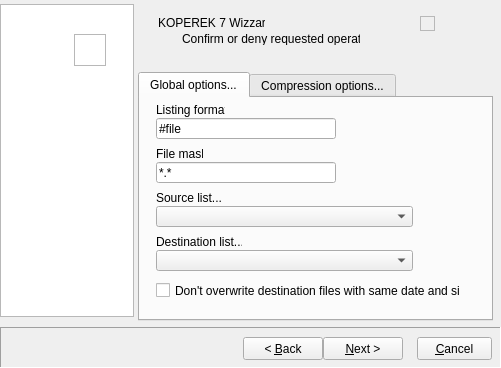
<?xml version="1.0" encoding="UTF-8"?>
<ui version="4.0">
 <class>QuestForm</class>
 <widget class="QWidget" name="QuestForm">
  <property name="geometry">
   <rect>
    <x>443</x>
    <y>68</y>
    <width>501</width>
    <height>368</height>
   </rect>
  </property>
  <property name="toolTip">
   <string></string>
  </property>
  <property name="windowTitle">
   <string>Confirm operation</string>
  </property>
  <widget class="QLabel" name="Panel0">
   <property name="geometry">
    <rect>
     <x>138</x>
     <y>4</y>
     <width>359</width>
     <height>60</height>
    </rect>
   </property>
   <property name="text">
    <string></string>
   </property>
   <property name="enabled">
    <bool>true</bool>
   </property>
   <property name="alignment">
    <enum>Qt::AlignCenter</enum>
   </property>
   <property name="layoutDirection">
    <enum>Qt::LeftToRight</enum>
   </property>
   <property name="toolTip">
    <string></string>
   </property>
   <property name="frameShape">
    <enum>QFrame::NoFrame</enum>
   </property>
   <widget class="QLabel" name="Label5">
    <property name="geometry">
     <rect>
      <x>20</x>
      <y>12</y>
      <width>107</width>
      <height>13</height>
     </rect>
    </property>
    <property name="text">
     <string>KOPEREK 7 Wizzard</string>
    </property>
    <property name="enabled">
     <bool>true</bool>
    </property>
    <property name="toolTip">
     <string></string>
    </property>
    <property name="palette">
     <palette>
      <active>
       <colorrole role="WindowText">
        <brush brushstyle="SolidPattern">
         <color alpha="255">
          <red>0</red>
          <green>0</green>
          <blue>0</blue>
         </color>
        </brush>
       </colorrole>
      </active>
      <inactive>
       <colorrole role="WindowText">
        <brush brushstyle="SolidPattern">
         <color alpha="255">
          <red>0</red>
          <green>0</green>
          <blue>0</blue>
         </color>
        </brush>
       </colorrole>
      </inactive>
      <disabled>
       <colorrole role="WindowText">
        <brush brushstyle="SolidPattern">
         <color alpha="255">
          <red>0</red>
          <green>0</green>
          <blue>0</blue>
         </color>
        </brush>
       </colorrole>
      </disabled>
     </palette>
    </property>
   </widget>
   <widget class="QLabel" name="Label6">
    <property name="geometry">
     <rect>
      <x>44</x>
      <y>28</y>
      <width>178</width>
      <height>13</height>
     </rect>
    </property>
    <property name="text">
     <string>Confirm or deny requested operation</string>
    </property>
    <property name="enabled">
     <bool>true</bool>
    </property>
    <property name="toolTip">
     <string></string>
    </property>
   </widget>
  </widget>
  <widget class="QTabWidget" name="PageControl1">
   <property name="geometry">
    <rect>
     <x>138</x>
     <y>72</y>
     <width>355</width>
     <height>249</height>
    </rect>
   </property>
   <property name="currentIndex">
    <number>0</number>
   </property>
   <property name="tabPosition">
    <enum>QTabWidget::North</enum>
   </property>
   <property name="toolTip">
    <string></string>
   </property>
   <widget class="QWidget" name="TabSheet1">
    <attribute name="title">
     <string>Global options...</string>
    </attribute>
    <property name="toolTip">
     <string></string>
    </property>
    <widget class="QPushButton" name="SpeedButton3">
     <property name="geometry">
      <rect>
       <x>276</x>
       <y>108</y>
       <width>21</width>
       <height>21</height>
      </rect>
     </property>
     <property name="text">
      <string></string>
     </property>
     <property name="enabled">
      <bool>true</bool>
     </property>
     <property name="flat">
      <bool>true</bool>
     </property>
     <property name="toolTip">
      <string>Add dir...</string>
     </property>
    </widget>
    <widget class="QPushButton" name="SpeedButton4">
     <property name="geometry">
      <rect>
       <x>276</x>
       <y>152</y>
       <width>21</width>
       <height>21</height>
      </rect>
     </property>
     <property name="text">
      <string></string>
     </property>
     <property name="enabled">
      <bool>true</bool>
     </property>
     <property name="flat">
      <bool>true</bool>
     </property>
     <property name="toolTip">
      <string>Add dir...</string>
     </property>
    </widget>
    <widget class="QPushButton" name="SpeedButton1">
     <property name="geometry">
      <rect>
       <x>297</x>
       <y>108</y>
       <width>21</width>
       <height>21</height>
      </rect>
     </property>
     <property name="text">
      <string></string>
     </property>
     <property name="enabled">
      <bool>true</bool>
     </property>
     <property name="flat">
      <bool>true</bool>
     </property>
     <property name="toolTip">
      <string>Skip...</string>
     </property>
    </widget>
    <widget class="QPushButton" name="SpeedButton2">
     <property name="geometry">
      <rect>
       <x>297</x>
       <y>152</y>
       <width>21</width>
       <height>21</height>
      </rect>
     </property>
     <property name="text">
      <string></string>
     </property>
     <property name="enabled">
      <bool>true</bool>
     </property>
     <property name="flat">
      <bool>true</bool>
     </property>
     <property name="toolTip">
      <string>Skip...</string>
     </property>
    </widget>
    <widget class="QLabel" name="StaticText1">
     <property name="geometry">
      <rect>
       <x>16</x>
       <y>3</y>
       <width>69</width>
       <height>17</height>
      </rect>
     </property>
     <property name="text">
      <string>Listing format</string>
     </property>
     <property name="enabled">
      <bool>true</bool>
     </property>
     <property name="toolTip">
      <string></string>
     </property>
    </widget>
    <widget class="QLineEdit" name="Edit2">
     <property name="geometry">
      <rect>
       <x>16</x>
       <y>20</y>
       <width>180</width>
       <height>21</height>
      </rect>
     </property>
     <property name="text">
      <string>#file</string>
     </property>
     <property name="enabled">
      <bool>true</bool>
     </property>
     <property name="toolTip">
      <string></string>
     </property>
    </widget>
    <widget class="QLabel" name="StaticText2">
     <property name="geometry">
      <rect>
       <x>16</x>
       <y>47</y>
       <width>47</width>
       <height>17</height>
      </rect>
     </property>
     <property name="text">
      <string>File mask</string>
     </property>
     <property name="enabled">
      <bool>true</bool>
     </property>
     <property name="toolTip">
      <string></string>
     </property>
    </widget>
    <widget class="QLineEdit" name="Edit3">
     <property name="geometry">
      <rect>
       <x>16</x>
       <y>64</y>
       <width>180</width>
       <height>21</height>
      </rect>
     </property>
     <property name="text">
      <string>*.*</string>
     </property>
     <property name="enabled">
      <bool>true</bool>
     </property>
     <property name="toolTip">
      <string></string>
     </property>
    </widget>
    <widget class="QLabel" name="StaticText3">
     <property name="geometry">
      <rect>
       <x>16</x>
       <y>91</y>
       <width>65</width>
       <height>17</height>
      </rect>
     </property>
     <property name="text">
      <string>Source list...</string>
     </property>
     <property name="enabled">
      <bool>true</bool>
     </property>
     <property name="toolTip">
      <string></string>
     </property>
    </widget>
    <widget class="QComboBox" name="SrcListCombo">
     <property name="geometry">
      <rect>
       <x>16</x>
       <y>108</y>
       <width>257</width>
       <height>21</height>
      </rect>
     </property>
     <property name="enabled">
      <bool>true</bool>
     </property>
     <property name="toolTip">
      <string></string>
     </property>
    </widget>
    <widget class="QLabel" name="StaticText4">
     <property name="geometry">
      <rect>
       <x>16</x>
       <y>135</y>
       <width>86</width>
       <height>17</height>
      </rect>
     </property>
     <property name="text">
      <string>Destination list...</string>
     </property>
     <property name="enabled">
      <bool>true</bool>
     </property>
     <property name="toolTip">
      <string></string>
     </property>
    </widget>
    <widget class="QComboBox" name="DstListCombo">
     <property name="geometry">
      <rect>
       <x>16</x>
       <y>152</y>
       <width>257</width>
       <height>21</height>
      </rect>
     </property>
     <property name="enabled">
      <bool>true</bool>
     </property>
     <property name="toolTip">
      <string></string>
     </property>
    </widget>
    <widget class="QCheckBox" name="CheckBox8">
     <property name="geometry">
      <rect>
       <x>16</x>
       <y>184</y>
       <width>305</width>
       <height>17</height>
      </rect>
     </property>
     <property name="text">
      <string>Don't overwrite destination files with same date and size</string>
     </property>
     <property name="checked">
      <bool>false</bool>
     </property>
     <property name="toolTip">
      <string></string>
     </property>
    </widget>
   </widget>
   <widget class="QWidget" name="TabSheet2">
    <attribute name="title">
     <string>Compression options...</string>
    </attribute>
    <property name="toolTip">
     <string></string>
    </property>
    <widget class="QLabel" name="StaticText5">
     <property name="geometry">
      <rect>
       <x>164</x>
       <y>196</y>
       <width>100</width>
       <height>17</height>
      </rect>
     </property>
     <property name="text">
      <string>Block/dictionary size</string>
     </property>
     <property name="enabled">
      <bool>true</bool>
     </property>
     <property name="toolTip">
      <string></string>
     </property>
    </widget>
    <widget class="QComboBox" name="ComboBox1">
     <property name="geometry">
      <rect>
       <x>272</x>
       <y>192</y>
       <width>69</width>
       <height>21</height>
      </rect>
     </property>
     <property name="enabled">
      <bool>true</bool>
     </property>
     <property name="toolTip">
      <string></string>
     </property>
     <item>
      <property name="text">
       <string>256</string>
      </property>
     </item>
     <item>
      <property name="text">
       <string>512</string>
      </property>
     </item>
     <item>
      <property name="text">
       <string>2048</string>
      </property>
     </item>
     <item>
      <property name="text">
       <string>4096</string>
      </property>
     </item>
     <item>
      <property name="text">
       <string>16384</string>
      </property>
     </item>
     <item>
      <property name="text">
       <string>65536</string>
      </property>
     </item>
    </widget>
    <widget class="QGroupBox" name="GroupBox1">
     <property name="geometry">
      <rect>
       <x>0</x>
       <y>4</y>
       <width>345</width>
       <height>181</height>
      </rect>
     </property>
     <property name="title">
      <string>Metoda kompresji</string>
     </property>
     <property name="toolTip">
      <string></string>
     </property>
     <widget class="QCheckBox" name="CheckBox1">
      <property name="geometry">
       <rect>
        <x>8</x>
        <y>20</y>
        <width>297</width>
        <height>17</height>
       </rect>
      </property>
      <property name="text">
       <string>XOR - simple symetrical cipher based on boolean arithmetic</string>
      </property>
      <property name="checked">
       <bool>false</bool>
      </property>
      <property name="toolTip">
       <string></string>
      </property>
     </widget>
     <widget class="QCheckBox" name="CheckBox2">
      <property name="geometry">
       <rect>
        <x>8</x>
        <y>40</y>
        <width>297</width>
        <height>17</height>
       </rect>
      </property>
      <property name="text">
       <string>SXQ - another simple cipher based on chars rearangement</string>
      </property>
      <property name="checked">
       <bool>false</bool>
      </property>
      <property name="toolTip">
       <string></string>
      </property>
     </widget>
     <widget class="QCheckBox" name="CheckBox3">
      <property name="geometry">
       <rect>
        <x>8</x>
        <y>60</y>
        <width>297</width>
        <height>17</height>
       </rect>
      </property>
      <property name="text">
       <string>LZS - find duplicated blocks and letters (RLE included)</string>
      </property>
      <property name="checked">
       <bool>false</bool>
      </property>
      <property name="toolTip">
       <string></string>
      </property>
     </widget>
     <widget class="QCheckBox" name="CheckBox5">
      <property name="geometry">
       <rect>
        <x>8</x>
        <y>100</y>
        <width>297</width>
        <height>17</height>
       </rect>
      </property>
      <property name="text">
       <string>Move to front - expose local pattern as global simmilarities</string>
      </property>
      <property name="checked">
       <bool>false</bool>
      </property>
      <property name="toolTip">
       <string></string>
      </property>
     </widget>
     <widget class="QCheckBox" name="CheckBox4">
      <property name="geometry">
       <rect>
        <x>8</x>
        <y>80</y>
        <width>325</width>
        <height>17</height>
       </rect>
      </property>
      <property name="text">
       <string>BWT - Burrows-Weller sort local patterns and arrange in groups</string>
      </property>
      <property name="checked">
       <bool>false</bool>
      </property>
      <property name="toolTip">
       <string></string>
      </property>
     </widget>
     <widget class="QCheckBox" name="CheckBox6">
      <property name="geometry">
       <rect>
        <x>8</x>
        <y>120</y>
        <width>297</width>
        <height>17</height>
       </rect>
      </property>
      <property name="text">
       <string>HUFF - write most used letters using only few bits</string>
      </property>
      <property name="checked">
       <bool>false</bool>
      </property>
      <property name="toolTip">
       <string></string>
      </property>
     </widget>
     <widget class="QCheckBox" name="CheckBox7">
      <property name="geometry">
       <rect>
        <x>8</x>
        <y>140</y>
        <width>297</width>
        <height>17</height>
       </rect>
      </property>
      <property name="text">
       <string>ARI - code letters as their probability, code can be &lt;1 bit</string>
      </property>
      <property name="checked">
       <bool>false</bool>
      </property>
      <property name="toolTip">
       <string></string>
      </property>
     </widget>
    </widget>
   </widget>
  </widget>
  <widget class="QLabel" name="Panel1">
   <property name="geometry">
    <rect>
     <x>0</x>
     <y>0</y>
     <width>137</width>
     <height>327</height>
    </rect>
   </property>
   <property name="text">
    <string></string>
   </property>
   <property name="enabled">
    <bool>true</bool>
   </property>
   <property name="alignment">
    <enum>Qt::AlignCenter</enum>
   </property>
   <property name="layoutDirection">
    <enum>Qt::LeftToRight</enum>
   </property>
   <property name="toolTip">
    <string></string>
   </property>
   <property name="frameShape">
    <enum>QFrame::NoFrame</enum>
   </property>
   <widget class="QGraphicsView" name="Image1">
    <property name="geometry">
     <rect>
      <x>0</x>
      <y>4</y>
      <width>134</width>
      <height>313</height>
     </rect>
    </property>
    <property name="enabled">
     <bool>true</bool>
    </property>
    <property name="toolTip">
     <string></string>
    </property>
   </widget>
   <widget class="QGraphicsView" name="Image2">
    <property name="geometry">
     <rect>
      <x>74</x>
      <y>34</y>
      <width>32</width>
      <height>32</height>
     </rect>
    </property>
    <property name="enabled">
     <bool>true</bool>
    </property>
    <property name="toolTip">
     <string></string>
    </property>
   </widget>
  </widget>
  <widget class="QLabel" name="Panel2">
   <property name="geometry">
    <rect>
     <x>0</x>
     <y>327</y>
     <width>501</width>
     <height>41</height>
    </rect>
   </property>
   <property name="text">
    <string></string>
   </property>
   <property name="enabled">
    <bool>true</bool>
   </property>
   <property name="alignment">
    <enum>Qt::AlignCenter</enum>
   </property>
   <property name="layoutDirection">
    <enum>Qt::LeftToRight</enum>
   </property>
   <property name="toolTip">
    <string></string>
   </property>
   <property name="frameShape">
    <enum>QFrame::Panel</enum>
   </property>
   <property name="frameShadow">
    <enum>QFrame::Sunken</enum>
   </property>
   <widget class="QPushButton" name="Button3">
    <property name="geometry">
     <rect>
      <x>417</x>
      <y>10</y>
      <width>75</width>
      <height>23</height>
     </rect>
    </property>
    <property name="text">
     <string>&amp;Cancel</string>
    </property>
    <property name="enabled">
     <bool>true</bool>
    </property>
    <property name="flat">
     <bool>false</bool>
    </property>
    <property name="toolTip">
     <string></string>
    </property>
   </widget>
   <widget class="QPushButton" name="Button1">
    <property name="geometry">
     <rect>
      <x>243</x>
      <y>10</y>
      <width>80</width>
      <height>23</height>
     </rect>
    </property>
    <property name="text">
     <string>&lt; &amp;Back</string>
    </property>
    <property name="enabled">
     <bool>true</bool>
    </property>
    <property name="flat">
     <bool>false</bool>
    </property>
    <property name="toolTip">
     <string></string>
    </property>
   </widget>
   <widget class="QPushButton" name="Button2">
    <property name="geometry">
     <rect>
      <x>323</x>
      <y>10</y>
      <width>80</width>
      <height>23</height>
     </rect>
    </property>
    <property name="text">
     <string>&amp;Next ></string>
    </property>
    <property name="enabled">
     <bool>true</bool>
    </property>
    <property name="flat">
     <bool>false</bool>
    </property>
    <property name="toolTip">
     <string></string>
    </property>
   </widget>
  </widget>
  <widget class="QFrame" name="BrowseDialog1">
   <property name="geometry">
    <rect>
     <x>420</x>
     <y>16</y>
     <width>15</width>
     <height>15</height>
    </rect>
   </property>
   <property name="frameShape">
    <enum>QFrame::StyledPanel</enum>
   </property>
  </widget>
 </widget>
</ui>
